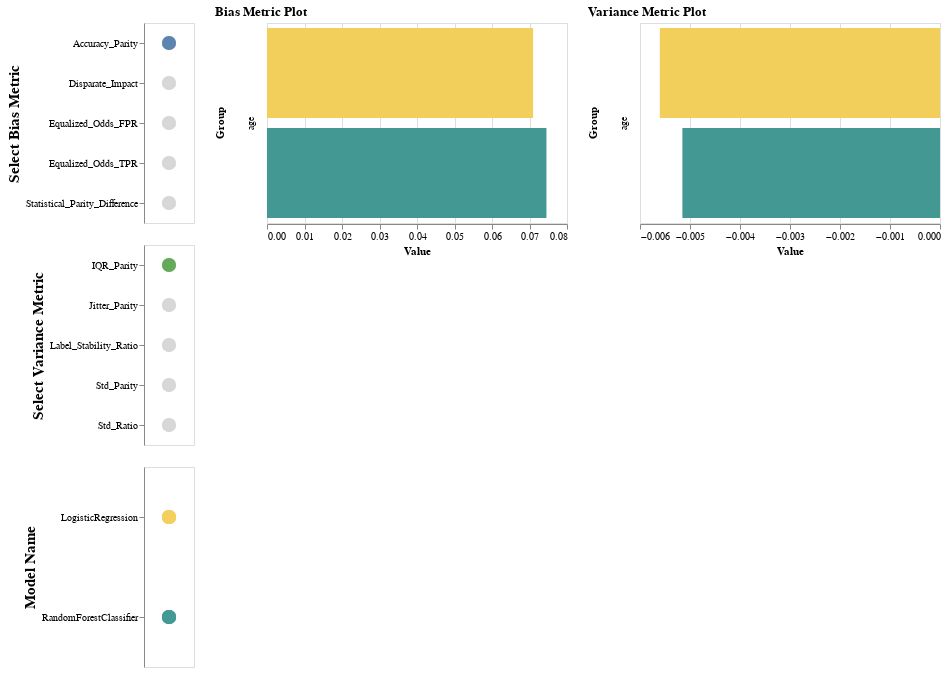

Notebook code cell kept with this figure:
### Markdown cell above
Below is an example of an interactive plot. It requires that you run the below cell in Jupyter in the browser or EDAs, which support JavaScript displaying.

You can use this plot to compare any pair of bias and variance metrics for all models.

### Code cell
visualizer.create_bias_variance_interactive_bar_chart()

### Figure 1 — Vega-Lite specification as saved in the notebook (floating-point values rounded to 4 significant figures)
{"config": {"view": {"continuousWidth": 400, "continuousHeight": 300}}, "hconcat": [{"vconcat": [{"data": {"name": "data-cfd47b9143ba3051eef39d7813889ae9"}, "mark": {"type": "circle", "size": 200}, "encoding": {"color": {"condition": {"field": "Metric", "legend": null, "scale": {"scheme": "tableau20"}, "type": "nominal", "selection": "selector001"}, "value": "lightgray"}, "y": {"axis": {"title": "Select Bias Metric", "titleFontSize": 15}, "field": "Metric", "type": "nominal"}}, "height": 200, "selection": {"selector001": {"type": "single", "fields": ["Metric"], "init": {"Metric": "Accuracy_Parity"}, "empty": "none"}}, "width": 50}, {"data": {"name": "data-718db0040d8cfe4d1818ad21d803ac70"}, "mark": {"type": "circle", "size": 200}, "encoding": {"color": {"condition": {"field": "Metric", "legend": null, "scale": {"scheme": "tableau20"}, "type": "nominal", "selection": "selector002"}, "value": "lightgray"}, "y": {"axis": {"title": "Select Variance Metric", "titleFontSize": 15}, "field": "Metric", "type": "nominal"}}, "height": 200, "selection": {"selector002": {"type": "single", "fields": ["Metric"], "init": {"Metric": "IQR_Parity"}, "empty": "none"}}, "width": 50}, {"data": {"name": "data-cfd47b9143ba3051eef39d7813889ae9"}, "mark": {"type": "circle", "size": 200}, "encoding": {"color": {"field": "Model_Name", "scale": {"scheme": "tableau20"}, "type": "nominal"}, "y": {"axis": {"title": "Model Name", "titleFontSize": 15}, "field": "Model_Name", "type": "nominal"}}, "height": 200, "width": 50}]}, {"data": {"name": "data-cfd47b9143ba3051eef39d7813889ae9"}, "mark": "bar", "encoding": {"color": {"field": "Model_Name", "scale": {"scheme": "tableau20"}, "type": "nominal"}, "row": {"field": "Subgroup", "title": "Group", "type": "nominal"}, "x": {"field": "Value", "type": "quantitative"}, "y": {"axis": null, "field": "Model_Name", "type": "nominal"}}, "height": 200, "title": "Bias Metric Plot", "transform": [{"filter": {"selection": "selector001"}}], "width": 300}, {"data": {"name": "data-718db0040d8cfe4d1818ad21d803ac70"}, "mark": "bar", "encoding": {"color": {"field": "Model_Name", "scale": {"scheme": "tableau20"}, "type": "nominal"}, "row": {"field": "Subgroup", "title": "Group", "type": "nominal"}, "x": {"field": "Value", "type": "quantitative"}, "y": {"axis": null, "field": "Model_Name", "type": "nominal"}}, "height": 200, "title": "Variance Metric Plot", "transform": [{"filter": {"selection": "selector002"}}], "width": 300}], "$schema": "https://vega.github.io/schema/vega-lite/v4.17.0.json", "datasets": {"data-cfd47b9143ba3051eef39d7813889ae9": [{"Metric": "Accuracy_Parity", "Model_Name": "LogisticRegression", "Subgroup": "age", "Value": 0.07096}, {"Metric": "Disparate_Impact", "Model_Name": "LogisticRegression", "Subgroup": "age", "Value": 0.1613}, {"Metric": "Equalized_Odds_FPR", "Model_Name": "LogisticRegression", "Subgroup": "age", "Value": -0.00618}, {"Metric": "Equalized_Odds_TPR", "Model_Name": "LogisticRegression", "Subgroup": "age", "Value": -0.07181}, {"Metric": "Statistical_Parity_Difference", "Model_Name": "LogisticRegression", "Subgroup": "age", "Value": -0.108}, {"Metric": "Accuracy_Parity", "Model_Name": "RandomForestClassifier", "Subgroup": "age", "Value": 0.07452}, {"Metric": "Disparate_Impact", "Model_Name": "RandomForestClassifier", "Subgroup": "age", "Value": 1.573}, {"Metric": "Equalized_Odds_FPR", "Model_Name": "RandomForestClassifier", "Subgroup": "age", "Value": -0.001473}, {"Metric": "Equalized_Odds_TPR", "Model_Name": "RandomForestClassifier", "Subgroup": "age", "Value": 0.0419}, {"Metric": "Statistical_Parity_Difference", "Model_Name": "RandomForestClassifier", "Subgroup": "age", "Value": 0.06237}], "data-718db0040d8cfe4d1818ad21d803ac70": [{"Metric": "IQR_Parity", "Model_Name": "LogisticRegression", "Subgroup": "age", "Value": -0.005603}, {"Metric": "Jitter_Parity", "Model_Name": "LogisticRegression", "Subgroup": "age", "Value": -0.0003032}, {"Metric": "Label_Stability_Ratio", "Model_Name": "LogisticRegression", "Subgroup": "age", "Value": 1.001}, {"Metric": "Std_Parity", "Model_Name": "LogisticRegression", "Subgroup": "age", "Value": -0.004241}, {"Metric": "Std_Ratio", "Model_Name": "LogisticRegression", "Subgroup": "age", "Value": 0.5061}, {"Metric": "IQR_Parity", "Model_Name": "RandomForestClassifier", "Subgroup": "age", "Value": -0.005152}, {"Metric": "Jitter_Parity", "Model_Name": "RandomForestClassifier", "Subgroup": "age", "Value": -0.01032}, {"Metric": "Label_Stability_Ratio", "Model_Name": "RandomForestClassifier", "Subgroup": "age", "Value": 1.015}, {"Metric": "Std_Parity", "Model_Name": "RandomForestClassifier", "Subgroup": "age", "Value": -0.003791}, {"Metric": "Std_Ratio", "Model_Name": "RandomForestClassifier", "Subgroup": "age", "Value": 0.6599}]}}
